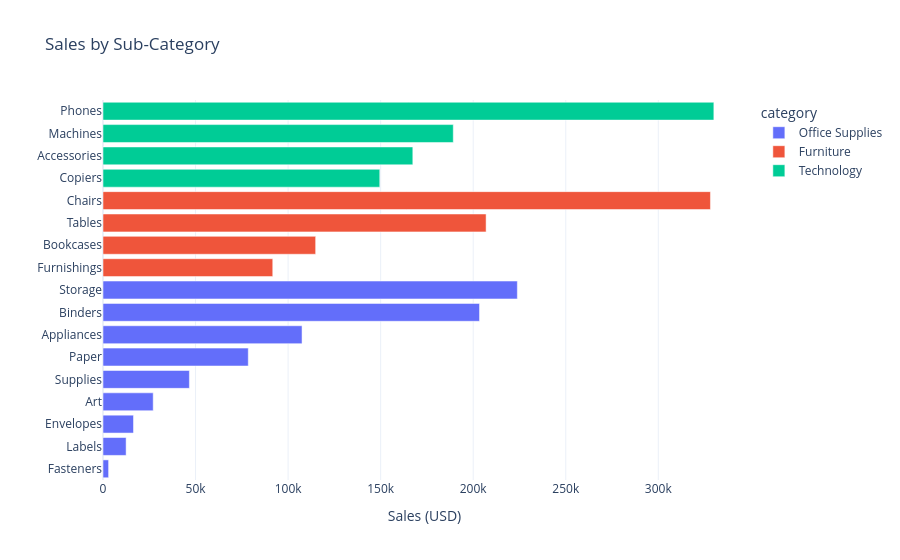
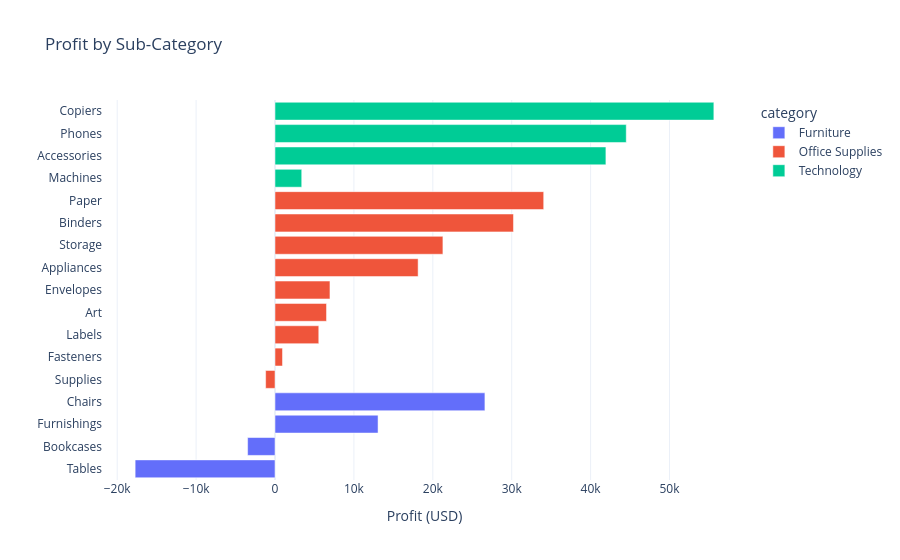
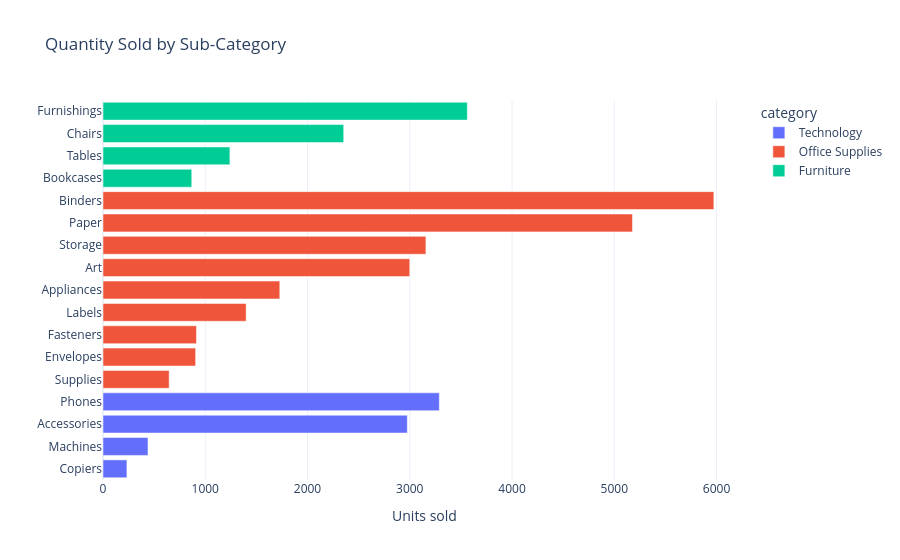

These figures' notebook cell, in order:
### Markdown cell above
## 5. Category and sub-category analysis

### Code cell
sub = df.groupby(["category", "sub_category"]).agg(sales=("sales", "sum"), profit=("profit", "sum"),
                                                  qty=("quantity", "sum")).reset_index()
sub["margin_pct"] = sub.profit / sub.sales * 100
display(sub.sort_values("profit"))

fig_ss = px.bar(sub.sort_values("sales"), x="sales", y="sub_category", color="category", orientation="h",
                title="Sales by Sub-Category", labels={"sales": "Sales (USD)", "sub_category": ""})
fig_sp = px.bar(sub.sort_values("profit"), x="profit", y="sub_category", color="category", orientation="h",
                title="Profit by Sub-Category", labels={"profit": "Profit (USD)", "sub_category": ""})
fig_sq = px.bar(sub.sort_values("qty"), x="qty", y="sub_category", color="category", orientation="h",
                title="Quantity Sold by Sub-Category", labels={"qty": "Units sold", "sub_category": ""})
for f in (fig_ss, fig_sp, fig_sq):
    f.show()

### Figure 1 — Plotly figure (JSON) as saved in the notebook; plotly's stock layout.template omitted (floating-point values rounded to 4 significant figures)
{"data": [{"hovertemplate": "category=Office Supplies<br>Sales (USD)=%{x}<br>=%{y}<extra></extra>", "legendgroup": "Office Supplies", "marker": {"color": "#636efa", "pattern": {"shape": ""}}, "name": "Office Supplies", "orientation": "h", "showlegend": true, "textposition": "auto", "type": "bar", "x": [3024.0, 12490.0, 16480.0, 27120.0, 46670.0, 78480.0, 107500.0, 203400.0, 223800.0], "xaxis": "x", "y": ["Fasteners", "Labels", "Envelopes", "Art", "Supplies", "Paper", "Appliances", "Binders", "Storage"], "yaxis": "y"}, {"hovertemplate": "category=Furniture<br>Sales (USD)=%{x}<br>=%{y}<extra></extra>", "legendgroup": "Furniture", "marker": {"color": "#EF553B", "pattern": {"shape": ""}}, "name": "Furniture", "orientation": "h", "showlegend": true, "textposition": "auto", "type": "bar", "x": [91710.0, 114900.0, 207000.0, 328200.0], "xaxis": "x", "y": ["Furnishings", "Bookcases", "Tables", "Chairs"], "yaxis": "y"}, {"hovertemplate": "category=Technology<br>Sales (USD)=%{x}<br>=%{y}<extra></extra>", "legendgroup": "Technology", "marker": {"color": "#00cc96", "pattern": {"shape": ""}}, "name": "Technology", "orientation": "h", "showlegend": true, "textposition": "auto", "type": "bar", "x": [149500.0, 167400.0, 189200.0, 330000.0], "xaxis": "x", "y": ["Copiers", "Accessories", "Machines", "Phones"], "yaxis": "y"}], "layout": {"barmode": "relative", "legend": {"title": {"text": "category"}, "tracegroupgap": 0}, "title": {"text": "Sales by Sub-Category"}, "xaxis": {"anchor": "y", "domain": [0, 1], "title": {"text": "Sales (USD)"}}, "yaxis": {"anchor": "x", "domain": [0, 1], "title": {"text": ""}}}}

### Figure 2 — Plotly figure (JSON) as saved in the notebook; plotly's stock layout.template omitted (floating-point values rounded to 4 significant figures)
{"data": [{"hovertemplate": "category=Furniture<br>Profit (USD)=%{x}<br>=%{y}<extra></extra>", "legendgroup": "Furniture", "marker": {"color": "#636efa", "pattern": {"shape": ""}}, "name": "Furniture", "orientation": "h", "showlegend": true, "textposition": "auto", "type": "bar", "x": [-17730.0, -3473.0, 13060.0, 26600.0], "xaxis": "x", "y": ["Tables", "Bookcases", "Furnishings", "Chairs"], "yaxis": "y"}, {"hovertemplate": "category=Office Supplies<br>Profit (USD)=%{x}<br>=%{y}<extra></extra>", "legendgroup": "Office Supplies", "marker": {"color": "#EF553B", "pattern": {"shape": ""}}, "name": "Office Supplies", "orientation": "h", "showlegend": true, "textposition": "auto", "type": "bar", "x": [-1189.0, 949.5, 5546.0, 6528.0, 6964.0, 18140.0, 21280.0, 30220.0, 34050.0], "xaxis": "x", "y": ["Supplies", "Fasteners", "Labels", "Art", "Envelopes", "Appliances", "Storage", "Binders", "Paper"], "yaxis": "y"}, {"hovertemplate": "category=Technology<br>Profit (USD)=%{x}<br>=%{y}<extra></extra>", "legendgroup": "Technology", "marker": {"color": "#00cc96", "pattern": {"shape": ""}}, "name": "Technology", "orientation": "h", "showlegend": true, "textposition": "auto", "type": "bar", "x": [3385.0, 41940.0, 44520.0, 55620.0], "xaxis": "x", "y": ["Machines", "Accessories", "Phones", "Copiers"], "yaxis": "y"}], "layout": {"barmode": "relative", "legend": {"title": {"text": "category"}, "tracegroupgap": 0}, "title": {"text": "Profit by Sub-Category"}, "xaxis": {"anchor": "y", "domain": [0, 1], "title": {"text": "Profit (USD)"}}, "yaxis": {"anchor": "x", "domain": [0, 1], "title": {"text": ""}}}}

### Figure 3 — Plotly figure (JSON) as saved in the notebook; plotly's stock layout.template omitted (floating-point values rounded to 4 significant figures)
{"data": [{"hovertemplate": "category=Technology<br>Units sold=%{x}<br>=%{y}<extra></extra>", "legendgroup": "Technology", "marker": {"color": "#636efa", "pattern": {"shape": ""}}, "name": "Technology", "orientation": "h", "showlegend": true, "textposition": "auto", "type": "bar", "x": [234, 440, 2976, 3289], "xaxis": "x", "y": ["Copiers", "Machines", "Accessories", "Phones"], "yaxis": "y"}, {"hovertemplate": "category=Office Supplies<br>Units sold=%{x}<br>=%{y}<extra></extra>", "legendgroup": "Office Supplies", "marker": {"color": "#EF553B", "pattern": {"shape": ""}}, "name": "Office Supplies", "orientation": "h", "showlegend": true, "textposition": "auto", "type": "bar", "x": [647, 906, 914, 1400, 1729, 3000, 3158, 5178, 5974], "xaxis": "x", "y": ["Supplies", "Envelopes", "Fasteners", "Labels", "Appliances", "Art", "Storage", "Paper", "Binders"], "yaxis": "y"}, {"hovertemplate": "category=Furniture<br>Units sold=%{x}<br>=%{y}<extra></extra>", "legendgroup": "Furniture", "marker": {"color": "#00cc96", "pattern": {"shape": ""}}, "name": "Furniture", "orientation": "h", "showlegend": true, "textposition": "auto", "type": "bar", "x": [868, 1241, 2354, 3563], "xaxis": "x", "y": ["Bookcases", "Tables", "Chairs", "Furnishings"], "yaxis": "y"}], "layout": {"barmode": "relative", "legend": {"title": {"text": "category"}, "tracegroupgap": 0}, "title": {"text": "Quantity Sold by Sub-Category"}, "xaxis": {"anchor": "y", "domain": [0, 1], "title": {"text": "Units sold"}}, "yaxis": {"anchor": "x", "domain": [0, 1], "title": {"text": ""}}}}
